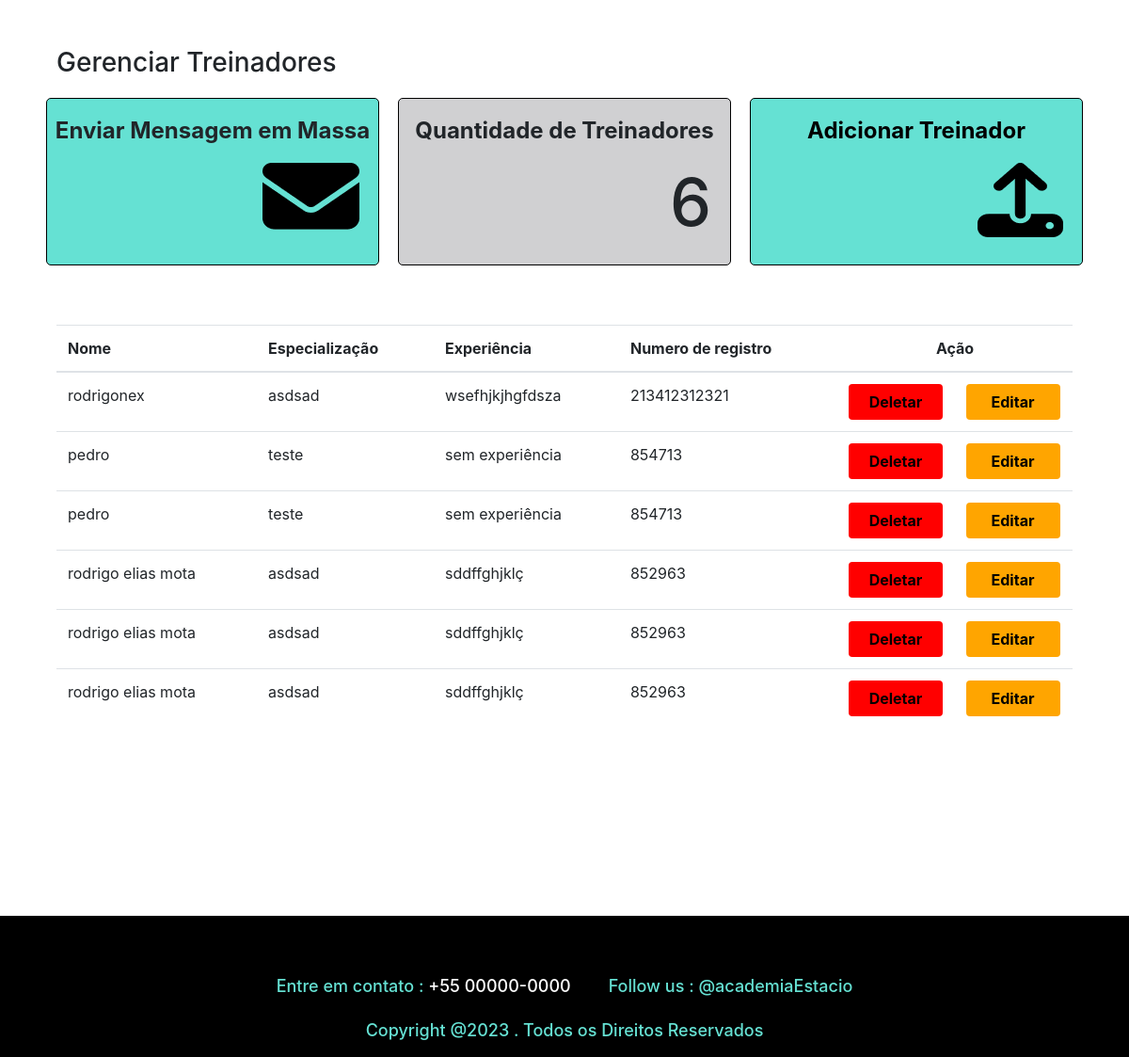
/personal/, run on an earlier commit of the app's database.
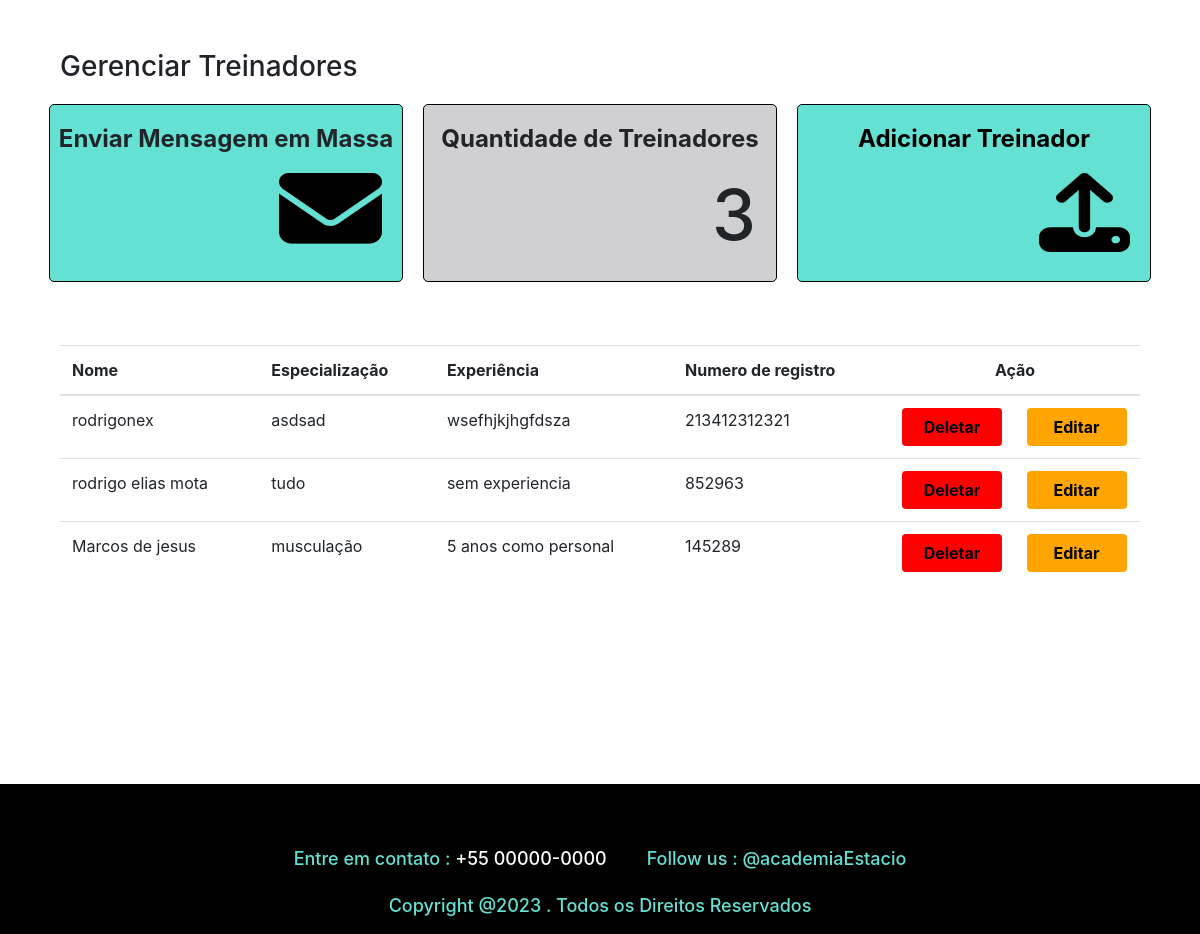
And on a later commit of the database.
### academy/models.py (models this page shows, shortened)
class PersonalTrainer(models.Model):
    name = models.CharField(max_length=100)
    specialization = models.CharField(max_length=100)
    experience = models.TextField(null=True, blank=True)
    registration_number = models.IntegerField()

### academy/views.py (the view)
# urls.py: path('personal/', listPersonalTrainer, name="list_personal"),
def listPersonalTrainer(request):
    result = {}
    result['personal_trainers'] = PersonalTrainer.objects.all()
    result['personal_trainer_length'] = len(result['personal_trainers'])
    return render(request, 'academy/list_personal_trainer.html', result)

### academy/templates/academy/list_personal_trainer.html (shortened to what this page needs)
{% load static %}
<!DOCTYPE html>
<html lang="pt-BR">
  <head>
    <link
      rel="stylesheet"
      href="https://maxcdn.bootstrapcdn.com/bootstrap/4.5.2/css/bootstrap.min.css"
    />
    <link
      rel="stylesheet"
      type="text/css"
      href="{% static 'css/personal_list.css' %}"
    />
  </head>
  <body>
    <section >
      <h3>Gerenciar  Treinadores </h3>
      <section class="painel">
        <div class="message">
          <p>Enviar Mensagem em Massa</p>
          <div>
            <img src="{% static 'images/msg.png' %}"/>
          </div>
        </div>
        <div class="qtd">
          <p>Quantidade de Treinadores </p>
          <h1>{{ personal_trainer_length }}</h1>
        </div>
        <div class="add-personal">
          <a href="{% url 'form_personal_trainer' %}">
            <p>Adicionar Treinador</p>
              <div>
                <img src="{% static 'images/add.png' %}">
              </div>
            </a>
        </div>
      </section>
    </section>
    <section class="section-table">
      <table class="table">
        <thead>
            <tr>
                <th>Nome</th>
                <th>Especialização</th>
                <th>Experiência</th>
                <th>Numero de registro</th>
                <th style="text-align: center;">Ação</th>
            </tr>
        </thead>
        <tbody>
            {% for personal_trainer in personal_trainers %}
                <tr data-id={{personal_trainer.id}}>
                    <td >{{ personal_trainer.name }}</td>
                    <td>{{ personal_trainer.specialization }}</td>
                    <td>{{ personal_trainer.experience }}</td>
                    <td>{{ personal_trainer.registration_number }}</td>
                    <td style="width: 250px;">
                      <button class="btn btn-deletar" type="button"><a href="{% url 'url_delete' personal_trainer.id %}">Deletar</a></button>
                      <button class="btn btn-editar" type="button"><a href="{% url 'url_update' personal_trainer.id %}">Editar</a></button>
                    </td>
                </tr>
            {% endfor %}
        </tbody>
    </table>
    </section>
    <footer>
      <div>
        <h3>Entre em contato : <span>+55 00000-0000<span></h3>
        <h3>Follow us : @academiaEstacio</h3>
      </div>
      <h3>Copyright @2023 . Todos os Direitos Reservados</h3>
    </footer>
  </body>
</html>

### academy/static/css/personal_list.css (style rules this page uses)
section h3 { margin: 50px 5% 10px 5%; }
.painel { display: flex; justify-content: center; padding: 10px; margin-bottom: 53px; }
.table { width: 90%; margin-left: 5%; }
.message { width: 30%; background-color: #65E1D3; border-radius: 5px; border: 1px solid black; height: 178px; }
.message p { font-weight: bold; font-size: 24px; margin: 16px 0; text-align: center; }
.message div { text-align: end; padding-right: 20px; }
.qtd { width: 30%; background-color: rgba(67, 69, 78, 0.25); border-radius: 5px; border: 1px solid black; margin: 0 20px; height: 178px; }
.qtd p { font-weight: bold; font-size: 24px; margin: 16px 0; text-align: center; }
.qtd h1 { text-align: end; width: 100%; font-size: 70px; padding-right: 20px; }
.add-personal { width: 30%; background-color: #65E1D3; border-radius: 5px; border: 1px solid black; height: 178px; }
.add-personal a { font-weight: bold; font-size: 24px; margin: 16px 0; text-decoration: none; color: black; text-align: center; }
.add-personal a p { margin: 16px 0; text-align: center; }
.add-personal a div { width: 100%; text-align: end; padding-right: 20px; }
.btn-deletar { background-color: red; width: 100px; margin-right: 20px; }
.btn-deletar a { color: black; font-weight: bold; text-decoration: none; }
.btn-editar { background-color: orange; color: black; font-weight: bold; width: 100px; }
.btn-editar a { color: black; font-weight: bold; text-decoration: none; }
footer { background-color: black; display: flex; justify-content: center; flex-direction:column; align-items: center; padding-top: 30px; height: 150px; margin-top: 200px; }
footer div { display: flex; }
footer div h3 { margin:25px 20px ; }
footer h3 { font-size: 18px; color: rgba(101, 225, 211, 1); }
footer h3 span { color: white; }

What changed in the data, as far as the page shows it:
removed PersonalTrainer: name "pedro", specialization "teste", experience "sem experiência", registration_number "854713"
removed PersonalTrainer: name "pedro", specialization "teste", experience "sem experiência", registration_number "854713"
removed PersonalTrainer: name "rodrigo elias mota", specialization "asdsad", experience "sddffghjklç", registration_number "852963"
removed PersonalTrainer: name "rodrigo elias mota", specialization "asdsad", experience "sddffghjklç", registration_number "852963"
changed PersonalTrainer "rodrigo elias mota": specialization "asdsad" → "tudo"; experience "sddffghjklç" → "sem experiencia"
added PersonalTrainer: name "Marcos de jesus", specialization "musculação", experience "5 anos como personal", registration_number "145289"
Also different on the page:
{{ personal_trainer_length }}: "6" → "3"
